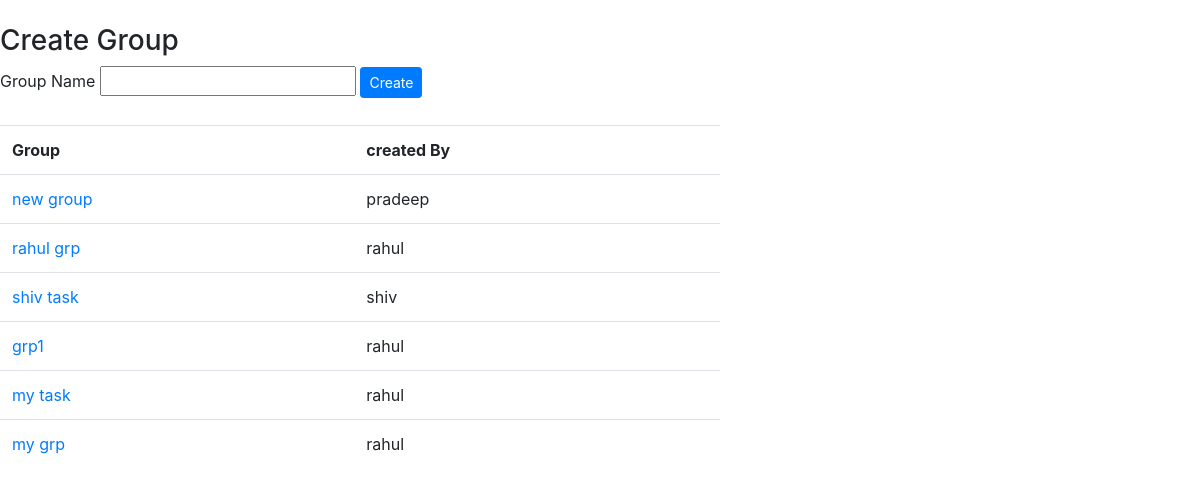
The page / (signed in) on the database its author committed.
### testapp/models.py (models this page shows)
class GroupModel(models.Model):
	member =  models.ForeignKey(User,on_delete=models.CASCADE,null=True)
	group =  models.CharField(max_length=60)
	created_by = models.CharField(max_length = 60)

### testapp/views.py (the view, shortened to what this page needs)
# urls.py: path('',views.groupview),
def groupview(request):
	grpdata_member=GroupModel.objects.filter(member=request.user)
	return render(request,'testapp/creategroup.html',{'grpdata_member':grpdata_member})

### template/testapp/creategroup.html (shortened to what this page needs)
<!DOCTYPE html>
<html>
<head>
	<link rel="stylesheet" href="https://stackpath.bootstrapcdn.com/bootstrap/4.1.3/css/bootstrap.min.css">
</head>
<body>
	<br>
	<h3>Create Group</h3>
	<div>
	<form method="post">
		<label>Group Name</label>
		<input type="text" name="group">
		<input type="submit" value="Create" class="btn btn-primary btn-sm">
	</form>
	</div><br>
	<div>
		<table class="table" style="width: 60%;">
				<tr>
					<th>
					Group
					</th>
					<th>
						created By
					</th>
				</tr>
			{% for data in grpdata_member %}
				<tr>
					<td>
					<a href="/addmemberpage/{{data.created_by}}/{{data.group}}">{{data.group}}</a>
					</td>
					<td>
						{{data.created_by}}
					</td>
				</tr>
			{% endfor %}
		</table>
	</div>
</body>
</html>

### rows shown on the page
GroupModel: group "new group", created_by "pradeep"
GroupModel: group "rahul grp", created_by "rahul"
GroupModel: group "shiv task", created_by "shiv"
GroupModel: group "grp1", created_by "rahul"
GroupModel: group "my task", created_by "rahul"
GroupModel: group "my grp", created_by "rahul"
